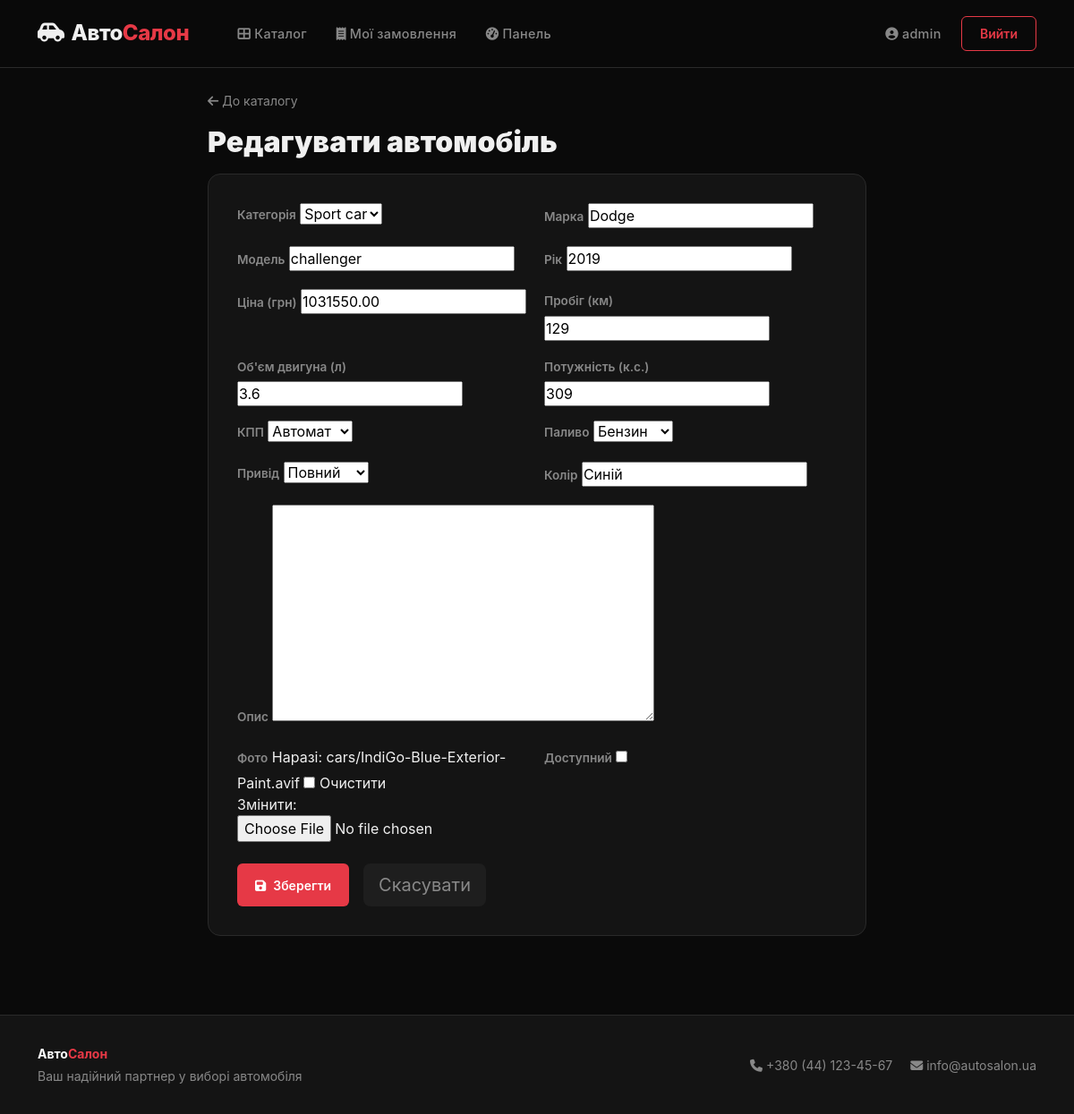
The page /cars/1/edit/ (signed in) on the database its author committed.
### cars/models.py (models this page shows, shortened)
class Car(models.Model):
    TRANSMISSION_CHOICES = [
        ('manual', 'Механіка'),
        ('automatic', 'Автомат'),
        ('robot', 'Робот'),
        ('variator', 'Варіатор'),
    ]
    FUEL_CHOICES = [
        ('petrol', 'Бензин'),
        ('diesel', 'Дизель'),
        ('electric', 'Електро'),
        ('hybrid', 'Гібрид'),
        ('gas', 'Газ'),
    ]
    DRIVE_CHOICES = [
        ('fwd', 'Передній'),
        ('rwd', 'Задній'),
        ('awd', 'Повний'),
    ]
    category = models.ForeignKey(
        CarCategory, on_delete=models.SET_NULL, null=True,
        related_name='cars', verbose_name='Категорія'
    )
    brand = models.CharField(max_length=100, verbose_name='Марка')
    model = models.CharField(max_length=100, verbose_name='Модель')
    year = models.PositiveIntegerField(verbose_name='Рік випуску')
    price = models.DecimalField(max_digits=12, decimal_places=2, verbose_name='Ціна (грн)')
    mileage = models.PositiveIntegerField(default=0, verbose_name='Пробіг (км)')
    engine_volume = models.DecimalField(
        max_digits=3, decimal_places=1, verbose_name='Об\'єм двигуна (л)'
    )
    engine_power = models.PositiveIntegerField(verbose_name='Потужність (к.с.)')
    transmission = models.CharField(
        max_length=20, choices=TRANSMISSION_CHOICES, verbose_name='КПП'
    )
    fuel_type = models.CharField(
        max_length=20, choices=FUEL_CHOICES, verbose_name='Паливо'
    )
    drive_type = models.CharField(
        max_length=10, choices=DRIVE_CHOICES, verbose_name='Привід'
    )
    color = models.CharField(max_length=50, verbose_name='Колір')
    description = models.TextField(blank=True, verbose_name='Опис')
    image = models.ImageField(
        upload_to='cars/', blank=True, null=True, verbose_name='Фото'
    )
    is_available = models.BooleanField(default=True, verbose_name='Доступний')
    created_at = models.DateTimeField(auto_now_add=True, verbose_name='Додано')
    updated_at = models.DateTimeField(auto_now=True, verbose_name='Оновлено')
    class Meta:
        verbose_name = 'Автомобіль'
        verbose_name_plural = 'Автомобілі'
        ordering = ['-created_at', 'brand', 'model']  # нові — першими, потім A–Z

### cars/views.py (the view)
# urls.py: path('cars/<int:pk>/edit/', views.car_edit, name='car_edit'),
@user_passes_test(is_admin)
def car_edit(request, pk):
    car = get_object_or_404(Car, pk=pk)
    if request.method == 'POST':
        form = CarForm(request.POST, request.FILES, instance=car)
        if form.is_valid():
            form.save()
            messages.success(request, f'Автомобіль «{car}» оновлено.')
            return redirect('car_detail', pk=car.pk)
    else:
        form = CarForm(instance=car)
    return render(request, 'cars/car_form.html', {'form': form, 'car': car, 'title': 'Редагувати автомобіль'})

### cars/forms.py
class CarForm(forms.ModelForm):
    class Meta:
        model = Car
        exclude = ['created_at', 'updated_at']
        labels = {
            'category': 'Категорія',
            'brand': 'Марка',
            'model': 'Модель',
            'year': 'Рік',
            'price': 'Ціна (грн)',
            'mileage': 'Пробіг (км)',
            'engine_volume': 'Об\'єм двигуна (л)',
            'engine_power': 'Потужність (к.с.)',
            'transmission': 'КПП',
            'fuel_type': 'Паливо',
            'drive_type': 'Привід',
            'color': 'Колір',
            'description': 'Опис',
            'image': 'Фото',
            'is_available': 'Доступний',
        }

### cars/models.py (called while the page is built)
    def __str__(self):
        return self.name

### cars/views.py (called while the page is built)
def is_admin(user):
    return user.is_staff or user.is_superuser

### templates/cars/car_form.html (shortened to what this page needs)
{% extends 'base.html' %}
{% block content %}
<div class="row justify-content-center">
  <div class="col-lg-8">
    <a href="{% url 'car_list' %}" style="color:var(--text-muted); font-size:0.875rem;">
      <i class="fas fa-arrow-left me-1"></i>До каталогу
    </a>
    <h2 style="font-weight:900; margin:1rem 0;">{{ title }}</h2>
    <div style="background:var(--surface); border:1px solid var(--border); border-radius:14px; padding:2rem;">
      <form method="post" enctype="multipart/form-data">
        <div class="row g-3">
          {% for field in form %}
          <div class="{% if field.name == 'description' %}col-12{% else %}col-md-6{% endif %}">
            <label class="form-label">{{ field.label }}</label>
            {{ field }}
          </div>
          {% endfor %}
        </div>
        <div class="d-flex gap-3 mt-4">
          <button type="submit" class="btn-accent btn btn-lg">
            <i class="fas fa-save me-2"></i>Зберегти
          </button>
          {% if car %}
          <a href="{% url 'car_detail' car.pk %}" class="btn btn-lg" style="background:var(--surface2); color:var(--text-muted);">
            Скасувати
          </a>
          {% else %}
          <a href="{% url 'car_list' %}" class="btn btn-lg" style="background:var(--surface2); color:var(--text-muted);">
            Скасувати
          </a>
          {% endif %}
        </div>
      </form>
    </div>
  </div>
</div>
{% endblock %}

### templates/base.html (shortened to what this page needs)
<!DOCTYPE html>
<html lang="uk">
<head>
    <link href="https://cdnjs.cloudflare.com/ajax/libs/bootstrap/5.3.2/css/bootstrap.min.css" rel="stylesheet">
    <link href="https://cdnjs.cloudflare.com/ajax/libs/font-awesome/6.5.0/css/all.min.css" rel="stylesheet">
</head>
<body>
<nav class="navbar navbar-expand-lg">
    <div class="container">
        <a class="navbar-brand" href="{% url 'index' %}">
            <i class="fas fa-car-side me-2"></i>Авто<span>Салон</span>
        </a>
        <div class="collapse navbar-collapse" id="navMenu">
            <ul class="navbar-nav me-auto ms-4 gap-1">
                <li class="nav-item">
                    <a class="nav-link" href="{% url 'car_list' %}">
                        <i class="fas fa-th-large me-1"></i>Каталог
                    </a>
                </li>
                {% if user.is_authenticated %}
                <li class="nav-item">
                    <a class="nav-link" href="{% url 'my_orders' %}">
                        <i class="fas fa-receipt me-1"></i>Мої замовлення
                    </a>
                </li>
                {% endif %}
                {% if user.is_staff %}
                <li class="nav-item">
                    <a class="nav-link" href="{% url 'admin_dashboard' %}">
                        <i class="fas fa-tachometer-alt me-1"></i>Панель
                    </a>
                </li>
                {% endif %}
            </ul>
            <div class="d-flex gap-2 align-items-center">
                {% if user.is_authenticated %}
                    <span class="nav-link text-muted">
                        <i class="fas fa-user-circle me-1"></i>{{ user.first_name|default:user.username }}
                    </span>
                    <a href="{% url 'logout' %}" class="btn-outline-accent btn">Вийти</a>
                {% else %}
                    <a href="{% url 'login' %}" class="btn-outline-accent btn">Увійти</a>
                    <a href="{% url 'register' %}" class="btn-accent btn">Реєстрація</a>
                {% endif %}
            </div>
        </div>
    </div>
</nav>
<main class="py-4">
    <div class="container">
        {% block content %}{% endblock %}
    </div>
</main>
<footer>
    <div class="container">
        <div class="row align-items-center">
            <div class="col-md-6">
                <strong class="text-white">Авто<span style="color:var(--accent)">Салон</span></strong>
                <p class="mt-1 mb-0">Ваш надійний партнер у виборі автомобіля</p>
            </div>
            <div class="col-md-6 text-md-end mt-3 mt-md-0">
                <span><i class="fas fa-phone me-1"></i>+380 (44) 123-45-67</span>
                <span class="ms-3"><i class="fas fa-envelope me-1"></i>info@autosalon.ua</span>
            </div>
        </div>
    </div>
</footer>
</body>
</html>

### templates/base.html (style rules this page uses)
:root { --primary: #0a0a0a; --accent: #e63946; --accent-dark: #c1121f; --surface: #141414; --surface2: #1e1e1e; --border: #2a2a2a; --text: #f0f0f0; --text-muted: #888; --gold: #c9a84c; }
* { margin: 0; padding: 0; box-sizing: border-box; }
body { background: var(--primary); color: var(--text); font-family: 'Inter', -apple-system, BlinkMacSystemFont, sans-serif; min-height: 100vh; }
.navbar { background: rgba(10,10,10,0.97) !important; border-bottom: 1px solid var(--border); backdrop-filter: blur(10px); padding: 0.9rem 0; position: sticky; top: 0; z-index: 1000; }
.navbar-brand { font-size: 1.5rem; font-weight: 800; letter-spacing: -0.5px; color: var(--text) !important; }
.navbar-brand span { color: var(--accent); }
.nav-link { color: var(--text-muted) !important; font-weight: 500; font-size: 0.9rem; letter-spacing: 0.3px; transition: color 0.2s; padding: 0.5rem 0.9rem !important; }
.btn-accent { background: var(--accent); color: #fff; border: none; border-radius: 6px; font-weight: 600; font-size: 0.875rem; padding: 0.5rem 1.25rem; transition: background 0.2s, transform 0.1s; }
.btn-outline-accent { border: 1.5px solid var(--accent); color: var(--accent); background: transparent; border-radius: 6px; font-weight: 600; font-size: 0.875rem; padding: 0.5rem 1.25rem; transition: all 0.2s; }
.form-label { font-size: 0.85rem; font-weight: 600; color: var(--text-muted); margin-bottom: 0.4rem; }
footer { background: var(--surface); border-top: 1px solid var(--border); padding: 2rem 0; margin-top: 4rem; color: var(--text-muted); font-size: 0.875rem; }
a { color: inherit; text-decoration: none; }

### rows shown on the page
Car: form "Sport car" "Dodge" "challenger" "2019" "1031550.00" "129" "3.6" "309" "Автомат" "Бензин" "Повний" "Синій"

### other values the page prints
{{ user.first_name|default:user.username }} "admin"
{{ title }} "Редагувати автомобіль"
{{ field.label }} "Категорія" "Марка" "Модель" "Рік" "Ціна (грн)" "Пробіг (км)" "Об'єм двигуна (л)" "Потужність (к.с.)" "КПП" "Паливо" "Привід" "Колір" "Опис" "Фото" "Доступний"
